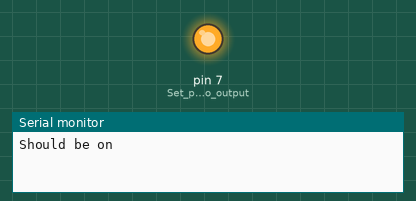
Simulated run of this sketch. Board: Arduino Uno, built with avr-gcc and run on an emulated ATmega328P. Parts: output pins drawn as LEDs (lit = HIGH), the last lines printed to the serial monitor.

Above: at 5.0 s.
At 15.0 s:
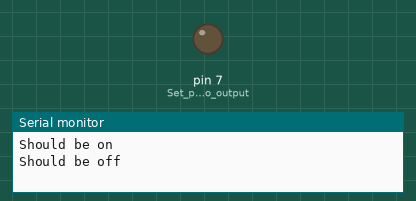
Timing chart, 0 to 26.0 s (numbered marks = the images above):
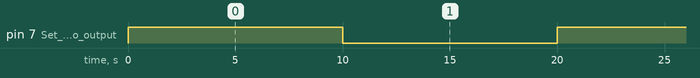

The sketch:

Relay_live.ino
```cpp
void setup() {
  Serial.begin(9600);
  pinMode(7, OUTPUT); // Set pin 7 to output
}

void loop() {
  digitalWrite(7, HIGH); // Set pin 7 as "high" or turn it on
  Serial.println("Should be on"); // prints that the pump should be on
  delay(10000); // 10 second delay
  digitalWrite(7, LOW); // Set pin 7 as "low" or turn it off
  Serial.println("Should be off"); // prints that the pump should be off
  delay(10000); // another 10 second delay
}
```

Measured:
- by itself, pin 7 (Set_pin_7_to_output): alternates HIGH for 10.0 s and LOW for 10.0 s
